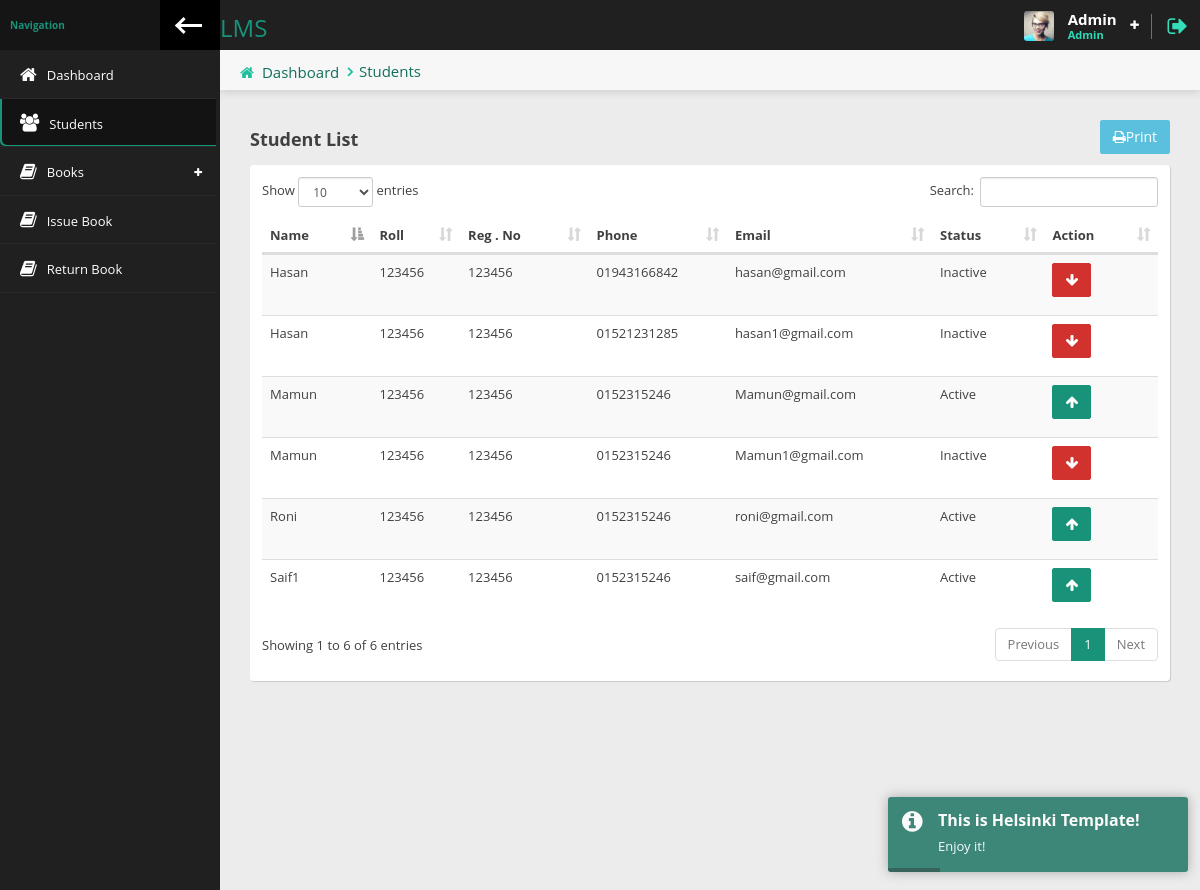
The app's page /librarian/students.php (signed in) with its own data.
### tables this page shows
CREATE TABLE `librarian` (
  `id` int(3) NOT NULL,
  `name` varchar(30) NOT NULL,
  `username` varchar(30) NOT NULL,
  `email` varchar(30) NOT NULL,
  `password` varchar(32) NOT NULL,
  `datetime` datetime NOT NULL DEFAULT current_timestamp()
);

CREATE TABLE `students` (
  `id` int(10) NOT NULL,
  `name` varchar(30) NOT NULL,
  `username` varchar(30) NOT NULL,
  `email` varchar(30) NOT NULL,
  `roll` int(6) NOT NULL,
  `reg` int(6) NOT NULL,
  `phone` varchar(15) NOT NULL,
  `password` varchar(32) NOT NULL,
  `image` varchar(50) DEFAULT NULL,
  `status` tinyint(1) NOT NULL,
  `datetime` timestamp NOT NULL DEFAULT current_timestamp()
);

### librarian/students.php (the view)
<?php require_once 'header.php'; ?>
<div class="content-header">
    <div class="leftside-content-header">
        <ul class="breadcrumbs">
            <li><i class="fa fa-home" aria-hidden="true"></i><a href="index.php">Dashboard</a></li>
            <li><a href="javascript:avoid(0)">Students</a></li>
        </ul>
    </div>
</div>
<div class="row animated fadeInUp">
    <div class="col-sm-12">
        <div class="pull-left">
            <h4 class="section-subtitle"><b> Student List</b></h4>
        </div>
        <div class="pull-right">
            <a href="print_all_student.php" target="_blank" class="btn btn-info"><i class="fa fa-print"></i>Print</a>
        </div>
        <div class="clearfix"></div>
        <div class="panel">
            <div class="panel-content">
                <div class="table-responsive">
                    <table id="basic-table" class="data-table table table-striped nowrap table-hover" cellspacing="0" width="100%">
                        <thead>
                            <tr>
                                <th>Name</th>
                                <th>Roll</th>
                                <th>Reg . No</th>
                                <th>Phone</th>
                                <th>Email</th>
                                <th>Status</th>
                                <th>Action</th>
                            </tr>
                        </thead>
                        <tbody>
                            <?php
                            $sql = "select * from students";
                            $result = $db->query($sql);
                            while ($row = $result -> fetch_assoc()) {   ?>
                                <tr>
                                    <td><?= ucwords($row['name']);?></td>
                                    <td><?= $row['roll'];?></td>
                                    <td><?= $row['reg'];?></td>
                                    <td><?= $row['phone'];?></td>
                                    <td><?= $row['email'];?></td>
                                    <td><?= $row['status']==1?'Active':'Inactive';?></td>
                                    <td>
                                        <?php if ($row['status']==1) {?>
                                            <a href="inactive.php?id=<?= base64_encode($row['id']); ?>" class="btn btn-primary"><i class="fa fa-arrow-up"></i></a>
                                        <?php  }else{ ?>
                                            <a href="active.php?id=<?= base64_encode($row['id']); ?>" class="btn btn-danger"><i class="fa fa-arrow-down"></i></a>
                                        <?php }?>
                                    </td>
                                </tr>
                            <?php }?>
                        </tbody>
                    </table>
                </div>
            </div>
        </div>
    </div>
</div>
<?php require_once 'footer.php'; ?>

### librarian/header.php (shortened to what this page needs)
<?php
require_once '../db.php';
$page= explode('/', $_SERVER['PHP_SELF']);
$page = end($page);
$email =  $_SESSION['librarian_email'];
$sql = "select * from librarian where email='$email'";
$result = $db->query($sql);
$data = $result->fetch_assoc();
?>
<!doctype html>
<html lang="en" class="fixed left-sidebar-top">
<head>
    <link href="../assets/vendor/pace/pace-theme-minimal.css" rel="stylesheet" />
    <link rel="stylesheet" href="../assets/vendor/bootstrap/css/bootstrap.css">
    <link rel="stylesheet" href="../assets/vendor/font-awesome/css/font-awesome.css">
    <link rel="stylesheet" href="../assets/vendor/animate.css/animate.css">
    <link rel="stylesheet" href="../assets/vendor/toastr/toastr.min.css">
    <link href="https://cdnjs.cloudflare.com/ajax/libs/toastr.js/2.0.1/css/toastr.css" rel="stylesheet"/>
    <link rel="stylesheet" href="../assets/vendor/magnific-popup/magnific-popup.css">
    <link rel="stylesheet" href="../assets/vendor/data-table/media/css/dataTables.bootstrap.min.css">
    <link rel="stylesheet" href="../assets/stylesheets/css/style.css">
</head>
<body>
    <div class="wrap">
        <div class="page-header">
            <div class="leftside-header">
                <div class="logo">
                    <a href="index.php" class="on-click">
                        <h3>LMS</h3>
                    </a>
                </div>
            </div>
            <div class="rightside-header">
                <div class="header-section" id="user-headerbox">
                    <div class="user-header-wrap">
                        <div class="user-photo">
                            <img alt="profile photo" src="../assets/images/avatar/avatar_user.jpg" />
                        </div>
                        <div class="user-info">
                            <span class="user-name"><?= ucwords($data['name']) ?></span>
                            <span class="user-profile">Admin</span>
                        </div>
                        <i class="fa fa-plus icon-open" aria-hidden="true"></i>
                    </div>
                </div>
                <div class="header-section">
                    <a href="logout.php" data-toggle="tooltip" data-placement="left" title="Logout"><i class="fa fa-sign-out log-out" aria-hidden="true"></i></a>
                </div>
            </div>
        </div>
        <div class="page-body">
            <div class="left-sidebar">
                <div class="left-sidebar-header">
                    <div class="left-sidebar-title">Navigation</div>
                    <div class="left-sidebar-toggle c-hamburger c-hamburger--htla hidden-xs" data-toggle-class="left-sidebar-collapsed" data-target="html">
                        <span></span>
                    </div>
                </div>
                <div id="left-nav" class="nano">
                    <div class="nano-content">
                        <nav>
                            <ul class="nav nav-left-lines" id="main-nav">
                                <li class="<?= $page=='index.php' ? 'active-item' : ''?>"><a href="index.php"><i class="fa fa-home" aria-hidden="true"></i><span>Dashboard</span></a></li>
                                <li class="<?= $page=='students.php' ? 'active-item' : ''?>"><a href="students.php"><i class="fa fa-users" aria-hidden="true"></i><span>Students</span></a></li>
                                <li class="has-child-item close-item <?= $page=='add_book.php' ? 'open-item' : ''?><?= $page=='manage_book.php' ? 'open-item' : ''?>">
                                    <a><i class="fa fa-book" aria-hidden="true"></i><span>Books</span></a>
                                </li>
                                <li class="<?= $page=='issue_book.php' ? 'active-item' : ''?>"><a href="issue_book.php"><i class="fa fa-book" aria-hidden="true"></i><span>Issue Book</span></a></li>
                                <li class="<?= $page=='return_book.php' ? 'active-item' : ''?>"><a href="return_book.php"><i class="fa fa-book" aria-hidden="true"></i><span>Return Book</span></a></li>
                            </ul>
                        </nav>
                    </div>
                </div>
            </div>
            <div class="content">

### records on screen
librarian: name "Admin"
students: name "Saif1", roll "123456", reg "123456", phone "0152315246", email "saif@gmail.com", status "Active"
students: name "Mamun", roll "123456", reg "123456", phone "0152315246", email "Mamun@gmail.com", status "Active"
students: name "Mamun", roll "123456", reg "123456", phone "0152315246", email "Mamun1@gmail.com", status "Inactive"
students: name "Roni", roll "123456", reg "123456", phone "0152315246", email "roni@gmail.com", status "Active"
students: name "Hasan", roll "123456", reg "123456", phone "01943166842", email "hasan@gmail.com", status "Inactive"
students: name "Hasan", roll "123456", reg "123456", phone "01521231285", email "hasan1@gmail.com", status "Inactive"
